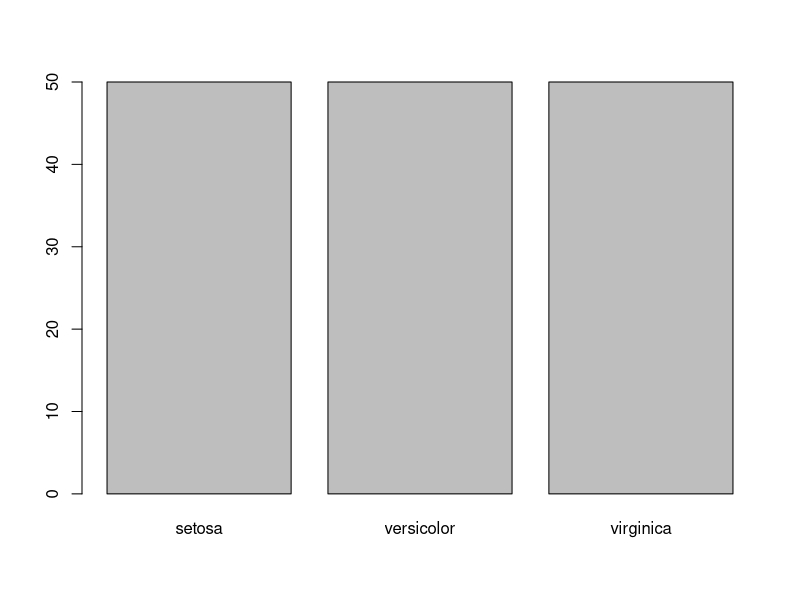
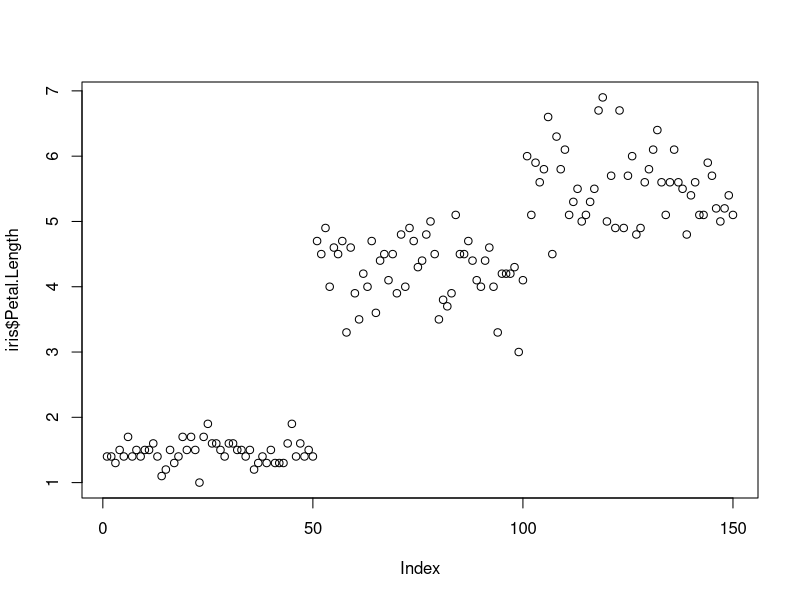
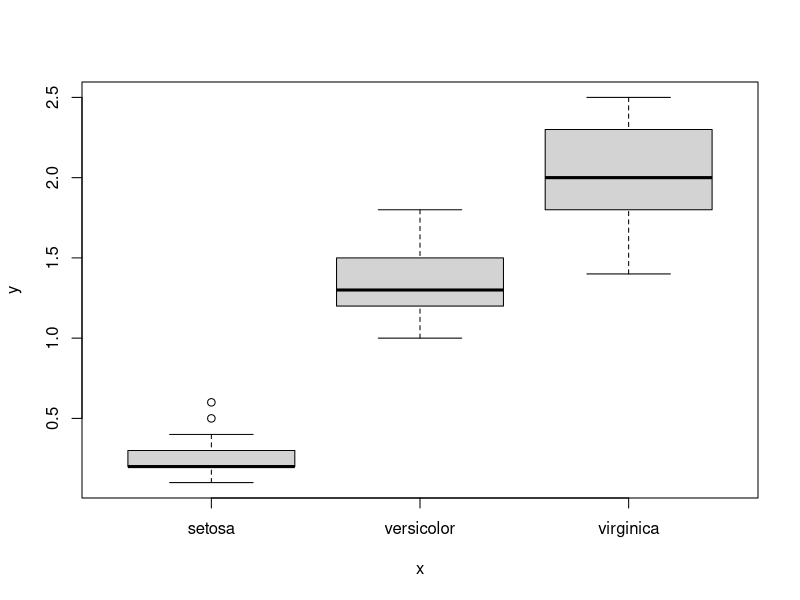
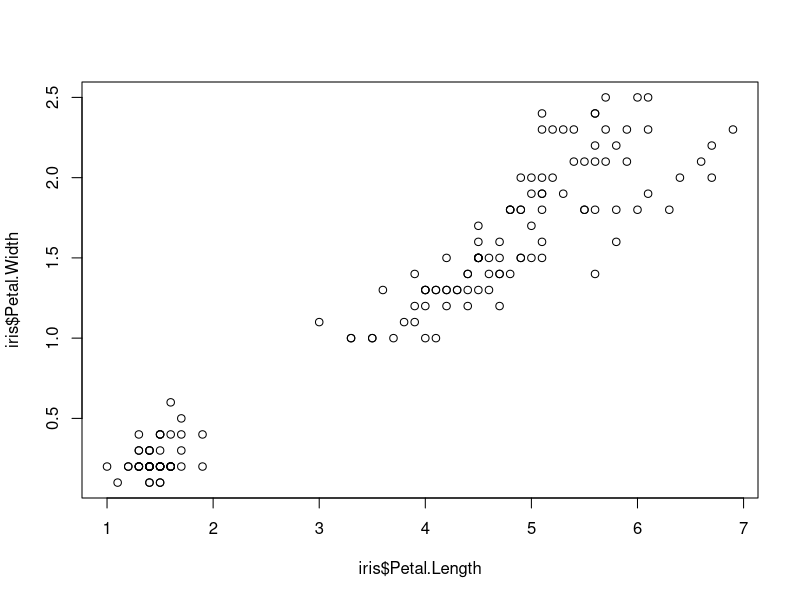
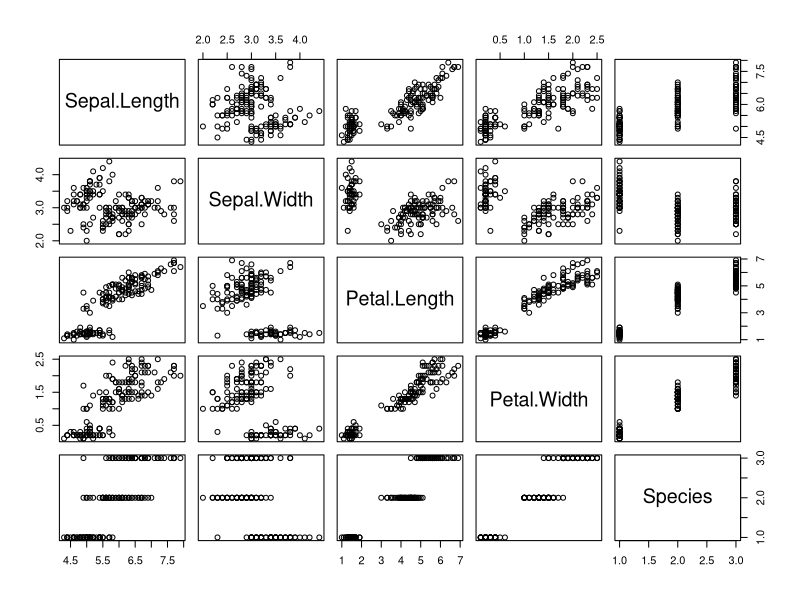
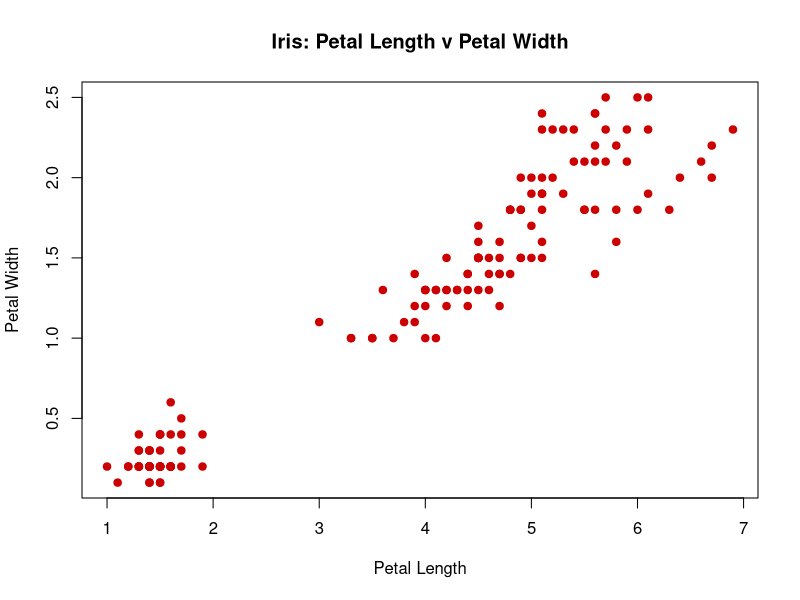
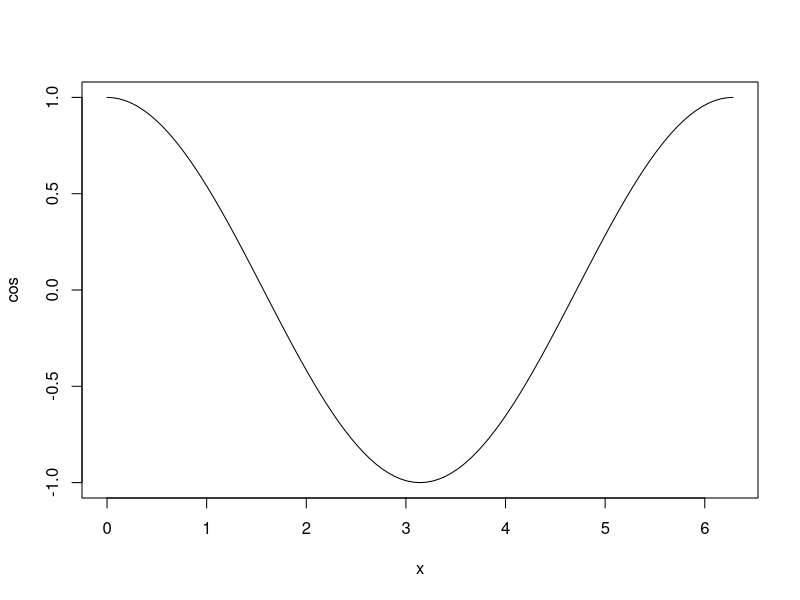
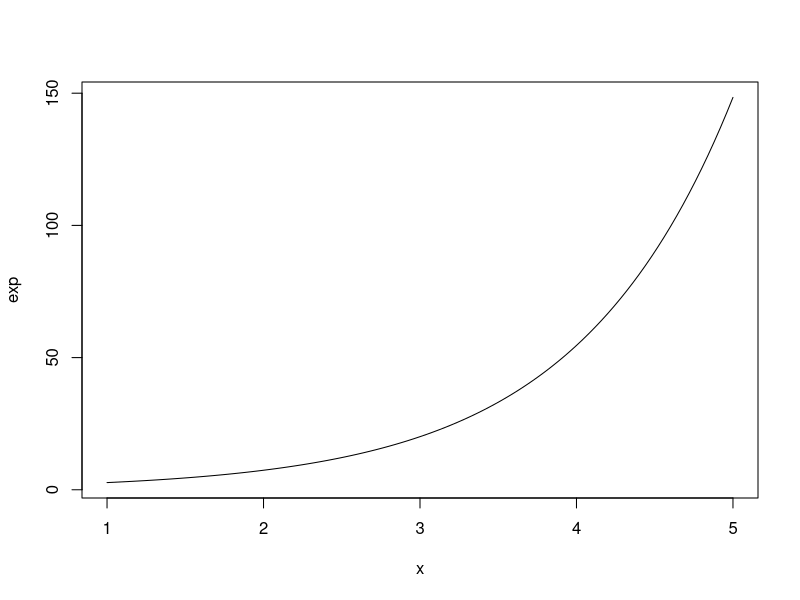

Reproduce these figures in R, in order.
library(datasets)
head(iris)

plot(iris$Species)
plot(iris$Petal.Length)
plot(iris$Species, iris$Petal.Width)
plot(iris$Petal.Length, iris$Petal.Width)
plot(iris)


plot(iris$Petal.Length, iris$Petal.Width,
     col = "#cc0000",
     pch = 19,
     main = "Iris: Petal Length v Petal Width",
     xlab = "Petal Length",
     ylab = "Petal Width")



plot(cos, 0, 2*pi)
plot(exp, 1, 5)
plot(dnorm, -3, +3, 
     col = "#cc0000", 
     lwd = 5, 
     main = "Standard Normal Distribution", 
     xlab = "z-scores", 
     ylab = "Density")




